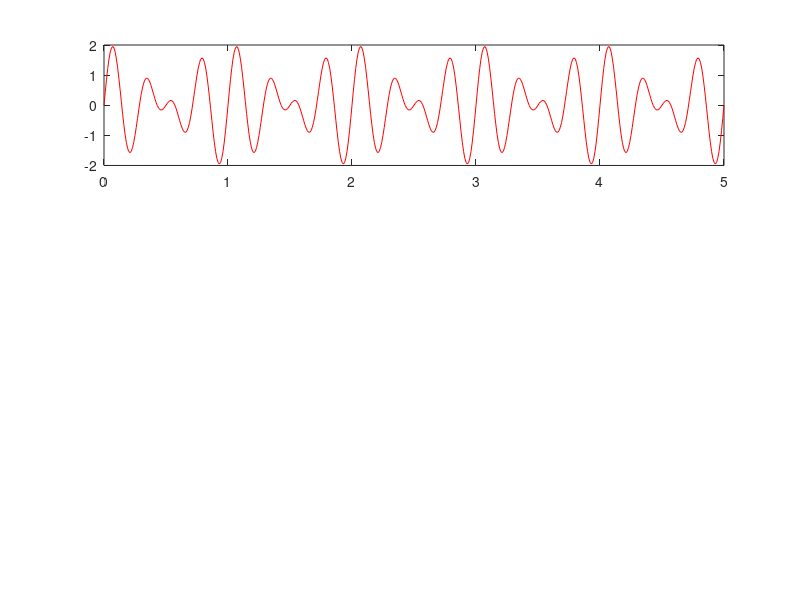

MATLAB code to generate this figure: (Note: this script raises an error after producing the figure.)
Ta = 0.01;

hold on


% Alinea D
t = 0:Ta:5;
yd = sin(6 * pi * t) + sin(8 * pi * t);

subplot(3, 1, 1)
p = plot(t, yd, 'r');
p(1).LineWidth = 2;

title('Alinea D');
xlabel('x');
ylabel('y');
axis([0 5 -2.5 2.5]);
legend("sin(6 * pi * t) + sin(8 * pi * t)");


% Alinea E
ye = sin(6 * pi * t) + sin(8 * pi * t + 0.1);

subplot(3, 1, 2)
p = plot(t, ye, 'g');
p(1).LineWidth = 2;

title('Alinea E');
xlabel('x');
ylabel('y');
axis([0 5 -2.5 2.5]);
legend("sin(6 * pi * t) + sin(8 * pi * t + 0.1)");


% Alinea F
yf = sin(6 * pi * t) + sin(7 * pi * t) + sin(8 * pi * t);

subplot(3, 1, 3)
p = plot(t, yf, 'b');
p(1).LineWidth = 2;

title('Alinea F');
xlabel('x');
ylabel('y');
axis([0 5 -3.5 3.5]);
legend("sin(6 * pi * t) + sin(7 * pi * t) + sin(8 * pi * t);");

hold off

powerYd = powerVector(yd, Ta, 1)
powerYe = powerVector(ye, Ta, 1)
powerYf = powerVector(yf, Ta, 0.5)
